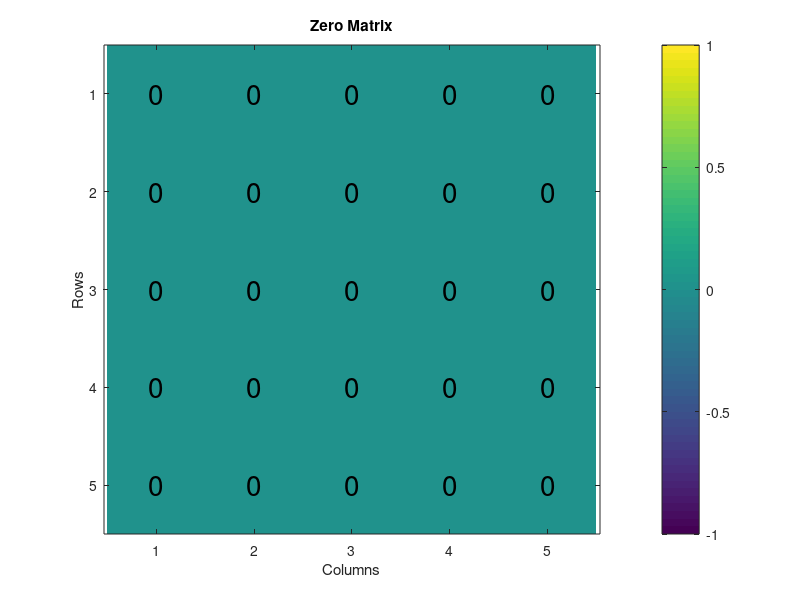

The MATLAB script that drew this image:
% Clear workspace, command window, and close all figures
clc; clear; close all;

%%%%%%% TODO %%%%%%%
% Create a 5x5 zero matrix
% Use function 'zeros(row,col)'
% Refer to the lecture slide 19
zeroMatrix = zeros(5, 5);
%%%%%%%%%%%%%%%%%%%%

% Create and visualize the zero matrix
figure;
imagesc(zeroMatrix); % Display the matrix as a color image
title('Zero Matrix');
xlabel('Columns');
ylabel('Rows');
colorbar; % Show a color scale
axis equal tight; % Adjust axes to fit tightly around the data
% Add text annotations for each element in the zero matrix
[numRows, numCols] = size(zeroMatrix);
for row = 1:numRows
    for col = 1:numCols
        text(col, row, num2str(zeroMatrix(row, col), '%d'), ...
            'HorizontalAlignment', 'center', ...
            'VerticalAlignment', 'middle', ...
            'FontSize',20);
    end
end
